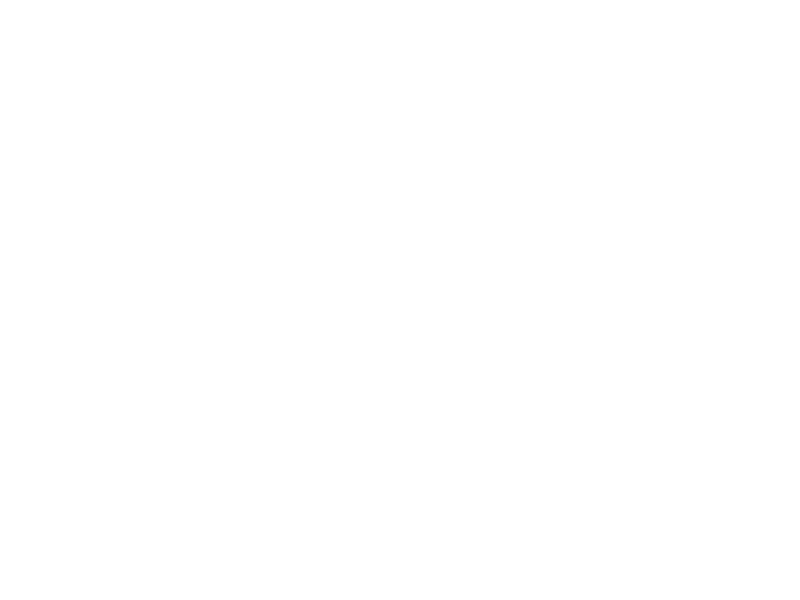
Frame 1 (no input)
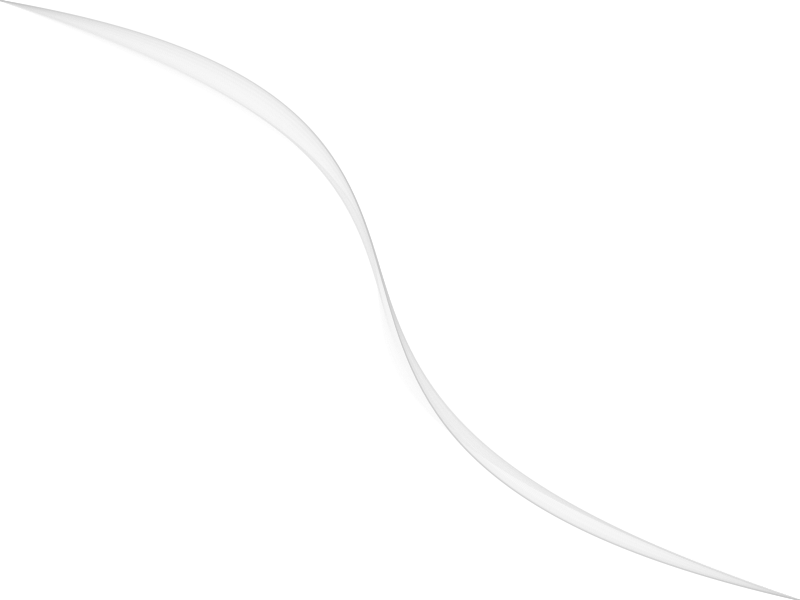
Frame 60 (the mouse pressed at the canvas centre just before this capture)
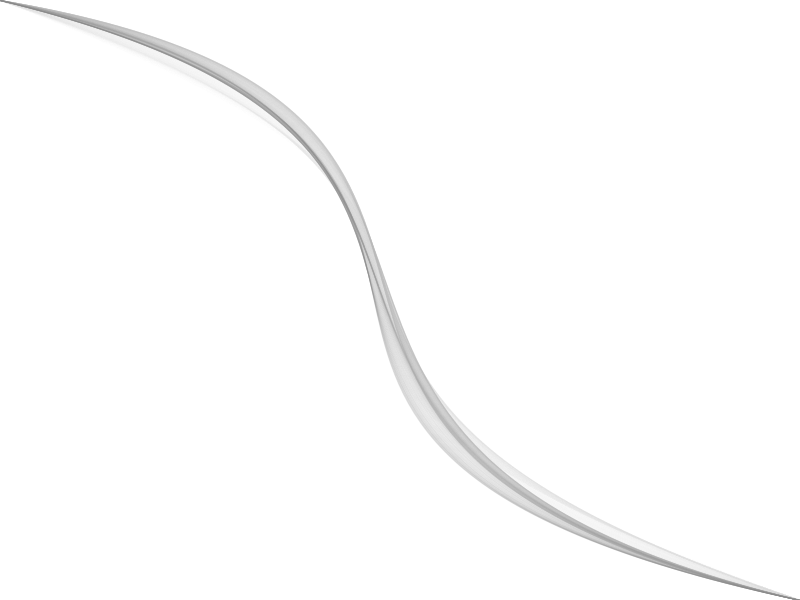
Frame 120 (the mouse held since frame 60 and released just before this capture)

The Processing sketch that drew these frames (run headless with seeded random() and noise(); from frame 60 on, the mouse is pressed at the canvas centre):

// Processing sketch: wave_clock
// ── wave_clock.pde

float _angNoise, _radiusNoise;
float _xNoise, _yNoise;
float _angle = -PI/2;
float _radius;
float _strokeColor = 254;
int _strokeChange = -1;

void setup() {
  size(800, 600);
  smooth();
  frameRate(30);
  background(255);
  noFill();
  
  _angNoise = random(10);
  _radiusNoise = random(10);
  _xNoise = random(10);
  _yNoise = random(10);
}

void draw() {
  
  _radiusNoise += 0.005;
  _radius = noise(_radiusNoise)*1000 + 1;
  
  _angNoise += 0.005;
  _angle += noise(_angNoise)*6 - 3;
  
  if( _angle > 360 ) _angle -= 360;
  if( _angle < 360 ) _angle += 360;
  
  _xNoise += 0.01;
  _yNoise += 0.01;
  
  float centerX = width/2 + noise(_xNoise)*100 - 50;
  float centerY = height/2 + noise(_yNoise)*100 - 50;
 
  float rad = radians(_angle);
  float x1 = centerX + _radius*cos(rad);
  float y1 = centerY + _radius*sin(rad);
  
  float oppRad = rad + PI;
  float x2 = centerX + _radius*cos(oppRad);
  float y2 = centerY + _radius*sin(oppRad);
  
  _strokeColor += _strokeChange;
  if( _strokeColor > 254 ) _strokeChange = -1;
  if( _strokeColor < 0 ) _strokeChange = 1;
  
  stroke(_strokeColor, 60);
  strokeWeight(1);
  //line(x1, y1, x2, y2);
  bezier(0, 0, x1, y1, x2, y2, width, height);
}
